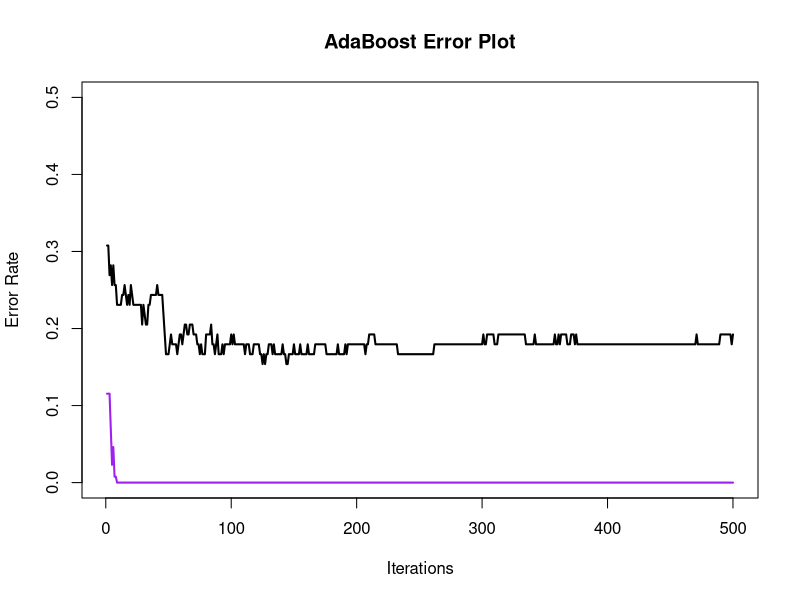

This chart was generated by the following R code:
# TODO: Add comment
# 
# Author: Mike Bowles PatriciaHoffman
###############################################################################

library(rpart)
setwd("d:/home/idris/work/ml102")
train<-read.csv("sonar_train.csv",header=FALSE)
test<-read.csv("sonar_test.csv",header=FALSE)
y<-train[,61]
x<-train[,1:60]
y_test<-test[,61]
x_test<-test[,1:60]
train_error<-rep(0,500)
test_error<-rep(0,500)
f<-rep(0,130)
f_test<-rep(0,78)
i <- 1
iter <- 500

#create 500 trees
while(i<=iter){
  #print(c(toString(i),'in'))
  #e the -y*f
	w<-exp(-y*f)
	w<-w/sum(w)
	fit<-rpart(y~.,x,w,method="class", parms=list(split='gini'))
  #map value from 0..1 to -1..1
	g<--1+2*(predict(fit,x)[,2]>.5)
	g_test<--1+2*(predict(fit,x_test)[,2]>.5)
  # e is for error. A for effort.
	e<-sum(w*(y*g<0))
  
  # why multiply by .1?
	alpha<-.1*.5*log ( (1-e) / e )
	f<-f+alpha*g
	f_test<-f_test+alpha*g_test
	train_error[i]<-sum(1*f*y<0)/130
	test_error[i]<-sum(1*f_test*y_test<0)/78
	i<-i+1
}
plot(seq(1,500),test_error,type="l",
		main="AdaBoost Error Plot",
		ylim=c(0,.5),ylab="Error Rate",xlab="Iterations",lwd=2)
lines(train_error,lwd=2,col="purple")
#legend(4,.5,c("Training Error","Test Error"),
#		col=c("purple","black"),lwd=2)

#load randomForest package
library(randomForest)
train<-read.csv("sonar_train.csv",header=FALSE)
test<-read.csv("sonar_test.csv",header=FALSE)

y2<-as.factor(train[,61])
x<-train[,1:60]
y_test<-as.factor(test[,61])
x_test<-test[,1:60]
fit2<-randomForest(x,y)
1-sum(y2==predict(fit2,x))/length(y)

1-sum(y_test==predict(fit2,x_test))/length(y_test)
